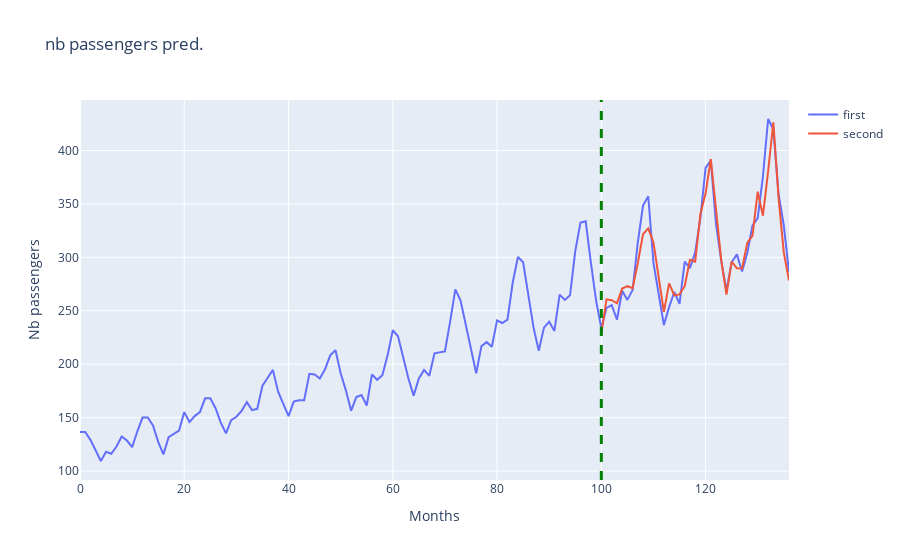

Source (notebook cell):
### Code cell
f1 = go.Figure(
    data = [
        go.Scatter(x=x1, y=y1, name="first"),
        go.Scatter(x=x2, y=y2, name="second"),
    ],
    layout = {"xaxis": {"title": "Months"}, "yaxis": {"title": "Nb passengers"}, "title": "nb passengers pred."}
)
f1.add_vline(x=lenght_train, line_width=3, line_dash="dash", line_color="green")
f1.show()

### Figure 1 — Plotly figure (JSON) as saved in the notebook; plotly's stock layout.template omitted (floating-point values rounded to 4 significant figures; data arrays with more than 128 entries replaced by an {"elided": "..."} marker saying what was removed)
{"data": [{"name": "first", "type": "scatter", "x": {"elided": "137 int values"}, "y": {"elided": "137 float values"}}, {"name": "second", "type": "scatter", "x": [100, 101, 102, 103, 104, 105, 106, 107, 108, 109, 110, 111, 112, 113, 114, 115, 116, 117, 118, 119, 120, 121, 122, 123, 124, 125, 126, 127, 128, 129, 130, 131, 132, 133, 134, 135, 136], "y": [229.1, 260.7, 259.9, 257.0, 270.8, 273.0, 271.1, 294.7, 321.7, 327.2, 314.0, 282.4, 248.9, 275.6, 264.3, 265.4, 273.3, 297.8, 296.1, 340.4, 359.9, 392.0, 342.3, 297.6, 265.3, 295.9, 289.7, 289.6, 313.6, 320.4, 361.4, 338.9, 380.8, 426.4, 355.5, 304.6, 278.3]}], "layout": {"autosize": true, "shapes": [{"line": {"color": "green", "dash": "dash", "width": 3}, "type": "line", "x0": 100, "x1": 100, "xref": "x", "y0": 0, "y1": 1, "yref": "y domain"}], "title": {"text": "nb passengers pred."}, "xaxis": {"autorange": true, "range": [0, 136], "title": {"text": "Months"}, "type": "linear"}, "yaxis": {"autorange": true, "range": [91.68, 447.2], "title": {"text": "Nb passengers"}, "type": "linear"}}}
